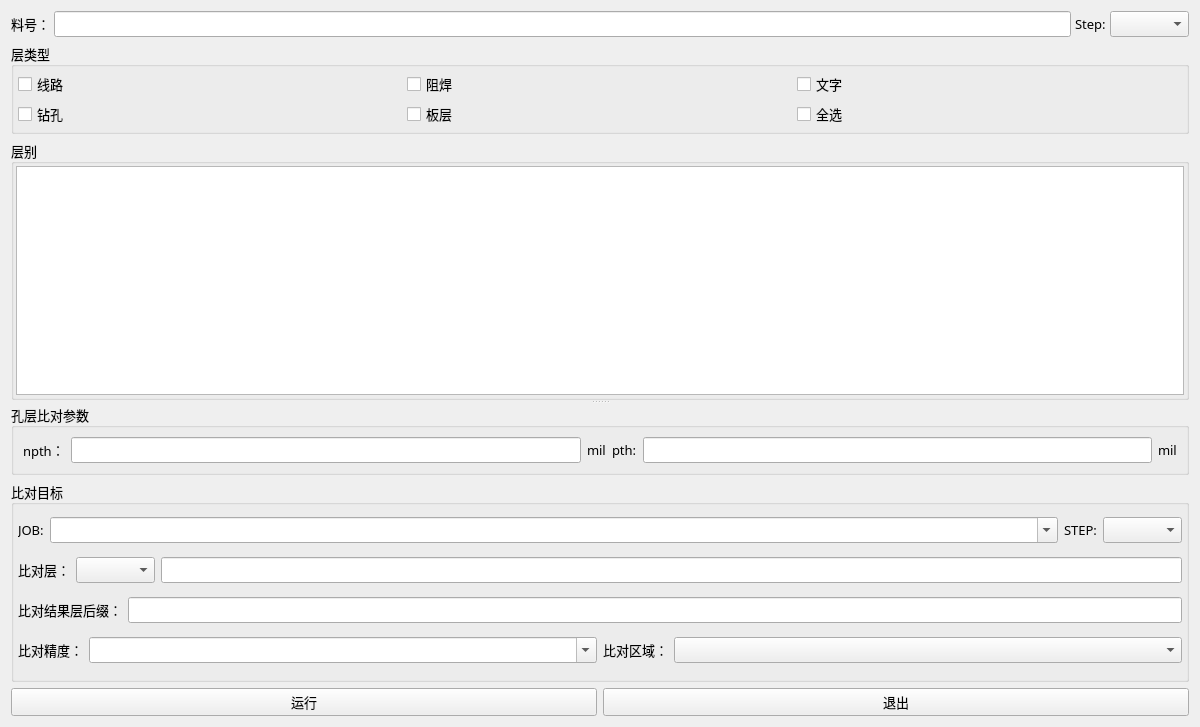
<?xml version="1.0" encoding="UTF-8"?>
<ui version="4.0">
 <class>Form</class>
 <widget class="QWidget" name="Form">
  <property name="geometry">
   <rect>
    <x>0</x>
    <y>0</y>
    <width>1200</width>
    <height>727</height>
   </rect>
  </property>
  <property name="font">
   <font>
    <family>微软雅黑</family>
    <pointsize>10</pointsize>
   </font>
  </property>
  <property name="windowTitle">
   <string>原稿比对</string>
  </property>
  <layout class="QVBoxLayout" name="verticalLayout_4" stretch="0,0,0">
   <item>
    <layout class="QGridLayout" name="gridLayout_2">
     <property name="horizontalSpacing">
      <number>4</number>
     </property>
     <item row="0" column="4">
      <widget class="QComboBox" name="comboBox_steps">
       <property name="font">
        <font>
         <family>微软雅黑</family>
         <pointsize>10</pointsize>
        </font>
       </property>
      </widget>
     </item>
     <item row="0" column="1">
      <widget class="QLineEdit" name="lineEdit_jobname">
       <property name="font">
        <font>
         <family>微软雅黑</family>
         <pointsize>10</pointsize>
        </font>
       </property>
       <property name="readOnly">
        <bool>true</bool>
       </property>
      </widget>
     </item>
     <item row="0" column="2" colspan="2">
      <widget class="QLabel" name="label_4">
       <property name="font">
        <font>
         <family>微软雅黑</family>
         <pointsize>10</pointsize>
        </font>
       </property>
       <property name="text">
        <string>Step:</string>
       </property>
       <property name="alignment">
        <set>Qt::AlignLeading|Qt::AlignLeft|Qt::AlignVCenter</set>
       </property>
      </widget>
     </item>
     <item row="0" column="0">
      <widget class="QLabel" name="label_2">
       <property name="font">
        <font>
         <family>微软雅黑</family>
         <pointsize>10</pointsize>
        </font>
       </property>
       <property name="text">
        <string>料号：</string>
       </property>
      </widget>
     </item>
    </layout>
   </item>
   <item>
    <widget class="QGroupBox" name="groupBox_2">
     <property name="font">
      <font>
       <family>微软雅黑</family>
       <pointsize>10</pointsize>
      </font>
     </property>
     <property name="title">
      <string>层类型</string>
     </property>
     <layout class="QGridLayout" name="gridLayout">
      <property name="leftMargin">
       <number>4</number>
      </property>
      <property name="topMargin">
       <number>4</number>
      </property>
      <property name="rightMargin">
       <number>4</number>
      </property>
      <property name="bottomMargin">
       <number>4</number>
      </property>
      <property name="spacing">
       <number>4</number>
      </property>
      <item row="0" column="0">
       <widget class="QCheckBox" name="checkBox_signal">
        <property name="font">
         <font>
          <family>微软雅黑</family>
          <pointsize>10</pointsize>
         </font>
        </property>
        <property name="cursor">
         <cursorShape>PointingHandCursor</cursorShape>
        </property>
        <property name="text">
         <string>线路</string>
        </property>
       </widget>
      </item>
      <item row="0" column="1">
       <widget class="QCheckBox" name="checkBox_soldmask">
        <property name="font">
         <font>
          <family>微软雅黑</family>
          <pointsize>10</pointsize>
         </font>
        </property>
        <property name="cursor">
         <cursorShape>PointingHandCursor</cursorShape>
        </property>
        <property name="text">
         <string>阻焊</string>
        </property>
       </widget>
      </item>
      <item row="0" column="2">
       <widget class="QCheckBox" name="checkBox_silkscreen">
        <property name="font">
         <font>
          <family>微软雅黑</family>
          <pointsize>10</pointsize>
         </font>
        </property>
        <property name="cursor">
         <cursorShape>PointingHandCursor</cursorShape>
        </property>
        <property name="text">
         <string>文字</string>
        </property>
       </widget>
      </item>
      <item row="1" column="0">
       <widget class="QCheckBox" name="checkBox_drill">
        <property name="font">
         <font>
          <family>微软雅黑</family>
          <pointsize>10</pointsize>
         </font>
        </property>
        <property name="cursor">
         <cursorShape>PointingHandCursor</cursorShape>
        </property>
        <property name="text">
         <string>钻孔</string>
        </property>
       </widget>
      </item>
      <item row="1" column="2">
       <widget class="QCheckBox" name="checkBox_select_all">
        <property name="font">
         <font>
          <family>微软雅黑</family>
          <pointsize>10</pointsize>
         </font>
        </property>
        <property name="cursor">
         <cursorShape>PointingHandCursor</cursorShape>
        </property>
        <property name="text">
         <string>全选</string>
        </property>
       </widget>
      </item>
      <item row="1" column="1">
       <widget class="QCheckBox" name="checkBox_board">
        <property name="font">
         <font>
          <family>微软雅黑</family>
          <pointsize>10</pointsize>
         </font>
        </property>
        <property name="cursor">
         <cursorShape>PointingHandCursor</cursorShape>
        </property>
        <property name="text">
         <string>板层</string>
        </property>
       </widget>
      </item>
     </layout>
    </widget>
   </item>
   <item>
    <widget class="QSplitter" name="splitter">
     <property name="enabled">
      <bool>true</bool>
     </property>
     <property name="layoutDirection">
      <enum>Qt::LeftToRight</enum>
     </property>
     <property name="orientation">
      <enum>Qt::Vertical</enum>
     </property>
     <property name="opaqueResize">
      <bool>false</bool>
     </property>
     <property name="childrenCollapsible">
      <bool>true</bool>
     </property>
     <widget class="QGroupBox" name="groupBox_3">
      <property name="font">
       <font>
        <family>微软雅黑</family>
        <pointsize>10</pointsize>
       </font>
      </property>
      <property name="title">
       <string>层别</string>
      </property>
      <layout class="QVBoxLayout" name="verticalLayout">
       <property name="spacing">
        <number>0</number>
       </property>
       <property name="leftMargin">
        <number>2</number>
       </property>
       <property name="topMargin">
        <number>2</number>
       </property>
       <property name="rightMargin">
        <number>2</number>
       </property>
       <property name="bottomMargin">
        <number>2</number>
       </property>
       <item>
        <widget class="QTableWidget" name="tableWidget">
         <property name="font">
          <font>
           <family>微软雅黑</family>
           <pointsize>10</pointsize>
          </font>
         </property>
        </widget>
       </item>
      </layout>
     </widget>
     <widget class="QWidget" name="layoutWidget">
      <layout class="QVBoxLayout" name="verticalLayout_3" stretch="0,1,0">
       <item>
        <widget class="QGroupBox" name="groupBox_4">
         <property name="font">
          <font>
           <family>微软雅黑</family>
           <pointsize>10</pointsize>
          </font>
         </property>
         <property name="title">
          <string>孔层比对参数</string>
         </property>
         <layout class="QHBoxLayout" name="horizontalLayout_10">
          <item>
           <widget class="QLabel" name="label_9">
            <property name="font">
             <font>
              <family>微软雅黑</family>
              <pointsize>10</pointsize>
             </font>
            </property>
            <property name="text">
             <string>npth：</string>
            </property>
           </widget>
          </item>
          <item>
           <layout class="QHBoxLayout" name="horizontalLayout_8">
            <item>
             <widget class="QLineEdit" name="lineEdit_npth_comp">
              <property name="font">
               <font>
                <family>微软雅黑</family>
                <pointsize>10</pointsize>
               </font>
              </property>
             </widget>
            </item>
            <item>
             <widget class="QLabel" name="label_11">
              <property name="text">
               <string>mil</string>
              </property>
             </widget>
            </item>
           </layout>
          </item>
          <item>
           <widget class="QLabel" name="label_10">
            <property name="font">
             <font>
              <family>微软雅黑</family>
              <pointsize>10</pointsize>
             </font>
            </property>
            <property name="text">
             <string>pth:</string>
            </property>
           </widget>
          </item>
          <item>
           <layout class="QHBoxLayout" name="horizontalLayout_9">
            <item>
             <widget class="QLineEdit" name="lineEdit_pth_comp">
              <property name="font">
               <font>
                <family>微软雅黑</family>
                <pointsize>10</pointsize>
               </font>
              </property>
             </widget>
            </item>
            <item>
             <widget class="QLabel" name="label_12">
              <property name="text">
               <string>mil</string>
              </property>
             </widget>
            </item>
           </layout>
          </item>
         </layout>
        </widget>
       </item>
       <item>
        <widget class="QGroupBox" name="groupBox">
         <property name="font">
          <font>
           <family>微软雅黑</family>
           <pointsize>10</pointsize>
          </font>
         </property>
         <property name="title">
          <string>比对目标</string>
         </property>
         <layout class="QVBoxLayout" name="verticalLayout_2">
          <property name="leftMargin">
           <number>4</number>
          </property>
          <property name="topMargin">
           <number>4</number>
          </property>
          <property name="rightMargin">
           <number>4</number>
          </property>
          <property name="bottomMargin">
           <number>4</number>
          </property>
          <item>
           <layout class="QHBoxLayout" name="horizontalLayout_2" stretch="0,1,0,0">
            <item>
             <widget class="QLabel" name="label">
              <property name="text">
               <string>JOB:</string>
              </property>
             </widget>
            </item>
            <item>
             <widget class="QComboBox" name="comboBox_target_job">
              <property name="editable">
               <bool>true</bool>
              </property>
             </widget>
            </item>
            <item>
             <widget class="QLabel" name="label_5">
              <property name="text">
               <string>STEP:</string>
              </property>
             </widget>
            </item>
            <item>
             <widget class="QComboBox" name="comboBox_target_steps">
              <property name="editable">
               <bool>false</bool>
              </property>
             </widget>
            </item>
           </layout>
          </item>
          <item>
           <layout class="QHBoxLayout" name="horizontalLayout_3">
            <item>
             <widget class="QLabel" name="label_6">
              <property name="text">
               <string>比对层：</string>
              </property>
             </widget>
            </item>
            <item>
             <widget class="QComboBox" name="comboBox_layer_extra"/>
            </item>
            <item>
             <widget class="QLineEdit" name="lineEdit"/>
            </item>
           </layout>
          </item>
          <item>
           <layout class="QHBoxLayout" name="horizontalLayout">
            <item>
             <widget class="QLabel" name="label_7">
              <property name="text">
               <string>比对结果层后缀：</string>
              </property>
             </widget>
            </item>
            <item>
             <widget class="QLineEdit" name="lineEdit_layer_extra"/>
            </item>
           </layout>
          </item>
          <item>
           <layout class="QHBoxLayout" name="horizontalLayout_7">
            <item>
             <layout class="QHBoxLayout" name="horizontalLayout_4" stretch="0,1">
              <item>
               <widget class="QLabel" name="label_3">
                <property name="text">
                 <string>比对精度：</string>
                </property>
               </widget>
              </item>
              <item>
               <widget class="QComboBox" name="comboBox_tolerance">
                <property name="editable">
                 <bool>true</bool>
                </property>
               </widget>
              </item>
             </layout>
            </item>
            <item>
             <layout class="QHBoxLayout" name="horizontalLayout_5" stretch="0,1">
              <item>
               <widget class="QLabel" name="label_8">
                <property name="text">
                 <string>比对区域：</string>
                </property>
               </widget>
              </item>
              <item>
               <widget class="QComboBox" name="comboBox_area"/>
              </item>
             </layout>
            </item>
           </layout>
          </item>
         </layout>
        </widget>
       </item>
       <item>
        <layout class="QHBoxLayout" name="horizontalLayout_6" stretch="1,1">
         <item>
          <widget class="QPushButton" name="pushButton_run">
           <property name="minimumSize">
            <size>
             <width>0</width>
             <height>26</height>
            </size>
           </property>
           <property name="font">
            <font>
             <family>微软雅黑</family>
             <pointsize>10</pointsize>
            </font>
           </property>
           <property name="cursor">
            <cursorShape>PointingHandCursor</cursorShape>
           </property>
           <property name="text">
            <string>运行</string>
           </property>
          </widget>
         </item>
         <item>
          <widget class="QPushButton" name="pushButton_exit">
           <property name="minimumSize">
            <size>
             <width>0</width>
             <height>26</height>
            </size>
           </property>
           <property name="font">
            <font>
             <family>微软雅黑</family>
             <pointsize>10</pointsize>
            </font>
           </property>
           <property name="cursor">
            <cursorShape>PointingHandCursor</cursorShape>
           </property>
           <property name="text">
            <string>退出</string>
           </property>
          </widget>
         </item>
        </layout>
       </item>
      </layout>
     </widget>
    </widget>
   </item>
  </layout>
 </widget>
 <resources/>
 <connections/>
</ui>
